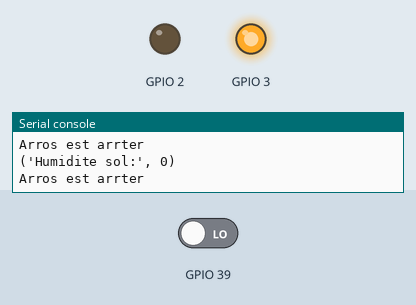
This program was run on a simulated ESP32 board running MicroPython. Parts: output pins drawn as LEDs (lit = HIGH), the last lines printed to the serial console. The inputs (shaded band) are chosen by the test bench; at power-on: GPIO 39 LOW. WiFi joins after 1.5 s; no MQTT or app messages arrive unless stated.

Above: at 2.7 s.
2.8 s: GPIO 39 driven HIGH
At 3.9 s:
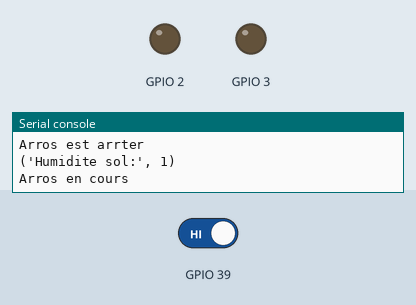
6.0 s: GPIO 39 driven LOW
At 7.6 s:
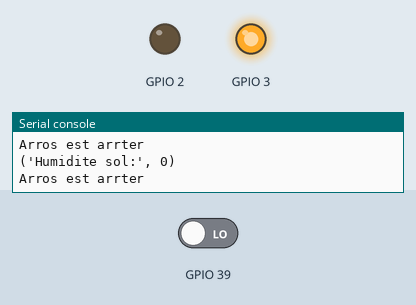
Timing chart, 0 to 9.1 s (numbered marks = the images above; inputs shaded):
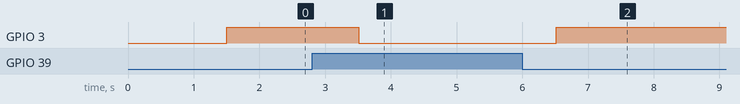

The program:

capteur_himidite_sol_pompe.py
```python
from BlynkLib import Blynk
from machine import Pin,ADC
from time import sleep
import network
# Entrez le SSID et le mot de passe de votre réseau Wi-Fi
ssid = 'iot'
password = '11111111'
# Initialisez l'interface Wi-Fi
wifi = network.WLAN(network.STA_IF)
# Activez l'interface Wi-Fi
wifi.active(True)
# Connectez-vous au réseau Wi-Fi
wifi.connect(ssid, password)
# Attendez que la connexion soit établie
while not wifi.isconnected():
    pass
# Affichez les informations sur la connexion Wi-Fi
print('Connexion Wi-Fi établie')
print('Adresse IP :', wifi.ifconfig()[0])
# Entrez les informations d'authentification de votre compte Blynk
#BLYNK_AUTH = '7Tndhg6ajFQnJnqunmc-VQYvgchqhrr3'
BLYNK_AUTH = '1NVysGyM_jcT8r3z81XuyVhQiSfQL6Ir'
# Initialisez l'objet Blynk
blynk = Blynk(BLYNK_AUTH)
#-----------
#-----------capteur humidite sol-------------
humsol=Pin(39,Pin.IN)
# Définir une pompe
pompe1= Pin(03, Pin.OUT)
# Définir le broche de la LED
led = Pin(02, Pin.OUT)
@blynk.on("V0")
def control_led(value):
    if int(value[0]) == 1:
        led.on()
    else:
        led.off()
while True:
    Hsol=humsol.value()
    print("Humidite sol:",Hsol)
    blynk.virtual_write(4, Hsol)
    if Hsol==1:
        print("Arros en cours")
        pompe1.value(0)
    else:
        print("Arros est arrter ")
        pompe1.value(1)
    sleep(1)
```

Measured:
- after the input at 2.8 s, GPIO 3: HIGH → LOW after 0.71 s
- after the input at 6.0 s, GPIO 3: LOW → HIGH after 0.52 s
